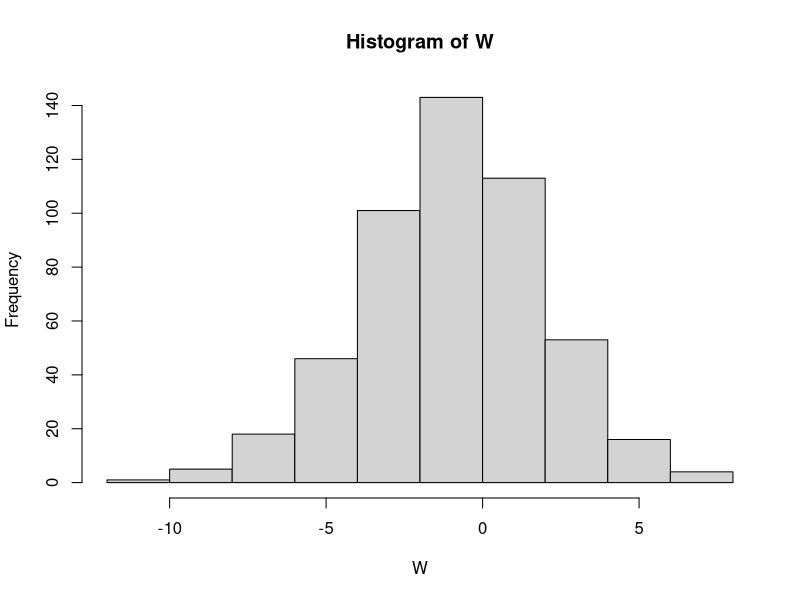
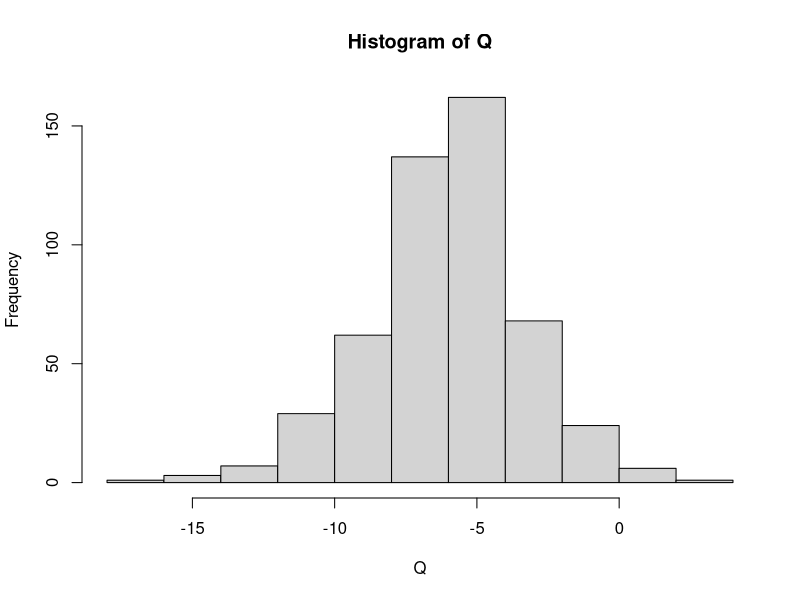
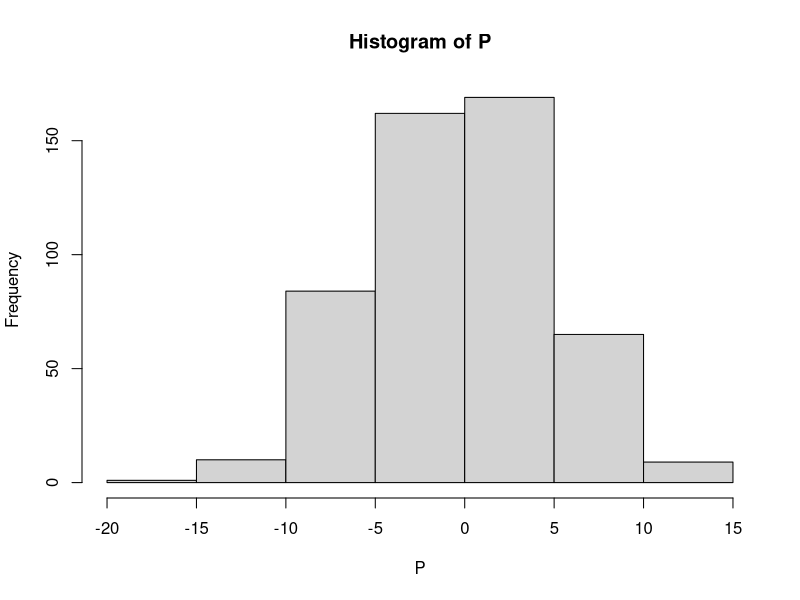
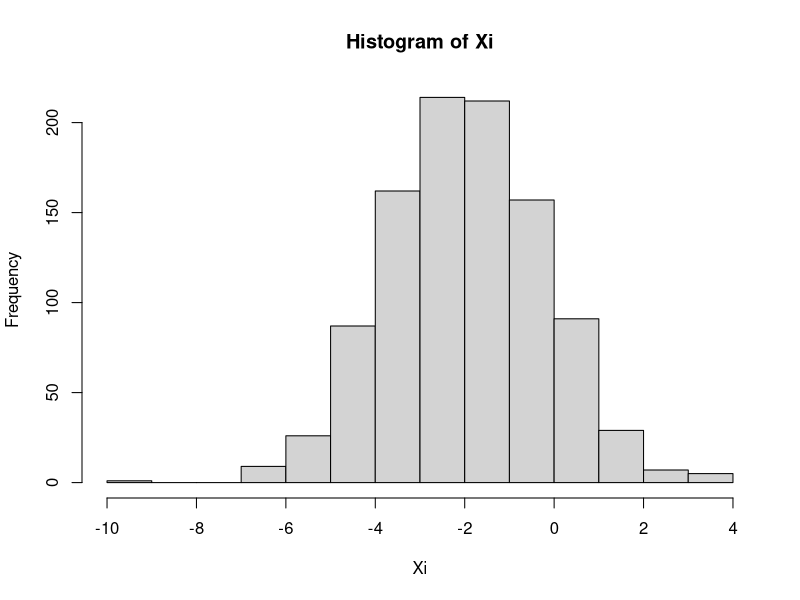
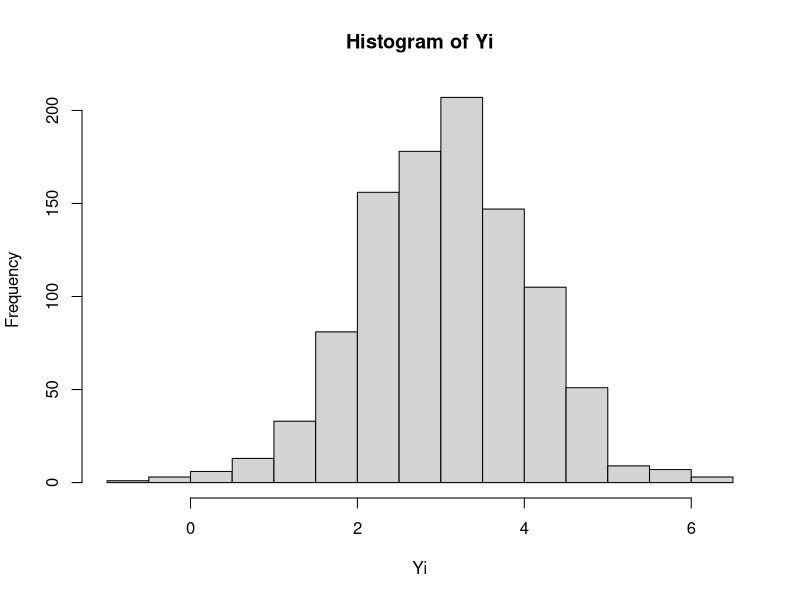
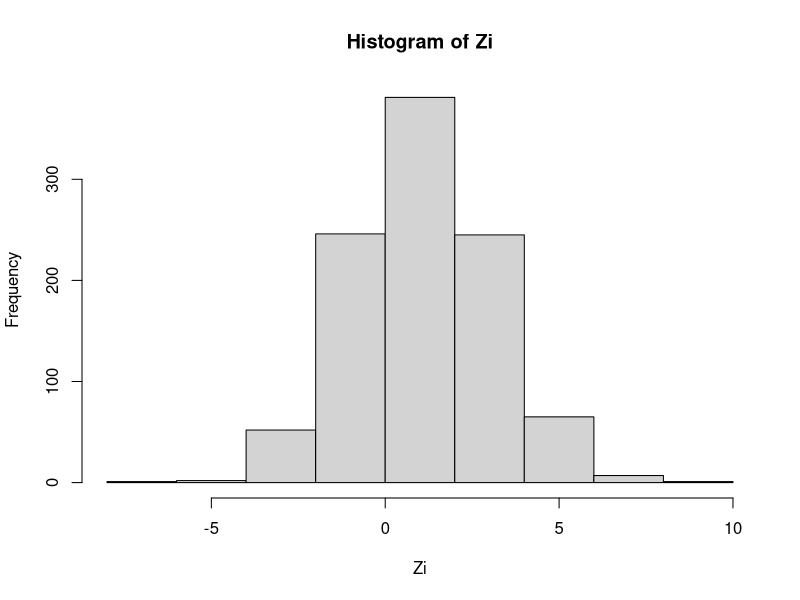

Write R code to recreate these figures, in order.
## ---- chunk 1
knitr::opts_chunk$set(echo = TRUE)
## ---- chunk 2
set.seed(01109)

exp.unit = 1:20
treat.nr = c(rep('none',5), rep('low',5), rep('medium',5), rep('high',5))
treat = sample(treat.nr, replace = FALSE)
CRD.table = data.frame(exp.unit, treat)
print(CRD.table)
## ---- chunk 3
set.seed(01109)
exp.unit = 1:20
treat.nr = c(rep('none',5), rep('low',5), rep('medium',5), rep('high',5))
treat = sample(treat.nr, replace = FALSE)
CRD.table = data.frame(exp.unit, treat)
print(CRD.table)
## ---- chunk 4
r_exp.unit = 1:13
r_treat.nr = c(rep('r1',3), rep('r2',5), rep('r3',5))
r_treat = sample(r_treat.nr, replace = FALSE)
r_CRD.table = data.frame(r_exp.unit, r_treat)
print(r_CRD.table)
## ---- chunk 5
N = 500
X = rnorm(N, mean = 2, sd = sqrt(6))
Y = rnorm(N, mean = -3, sd = sqrt(2))
Z = rnorm(N, mean = 0, sd = 1)

W = X+Y+Z
alldata = data.frame(X,Y,Z,W)
hist(W)
print(mean(W))
print(var(W))
print(sd(W))
## ---- chunk 6
Q = 2*Y
y_data = data.frame(Y,Q)
hist(Q)
print(mean(Q))
print(var(Q))
print(sd(Q))
## ---- chunk 7
P = -2*X+4
x_data = data.frame(X,P)
hist(P)
print(mean(P))
print(var(P))
print(sd(P))
## ---- chunk 8
b = sqrt(1/6)
b
## ---- chunk 9
a = -2*b
a
## ---- chunk 10
W = a+b*X
print(mean(W))
print(var(W))
## ---- chunk 11
Xi = rnorm(1000, mean = -2, sd = sqrt(3))
hist(Xi)
## ---- chunk 12
Yi = rnorm(1000, mean = 3, sd = 1)
hist(Yi)
## ---- chunk 13
Zi = Xi + Yi
hist(Zi)
## ---- chunk 14
print(mean(Zi))
print(var(Zi))
